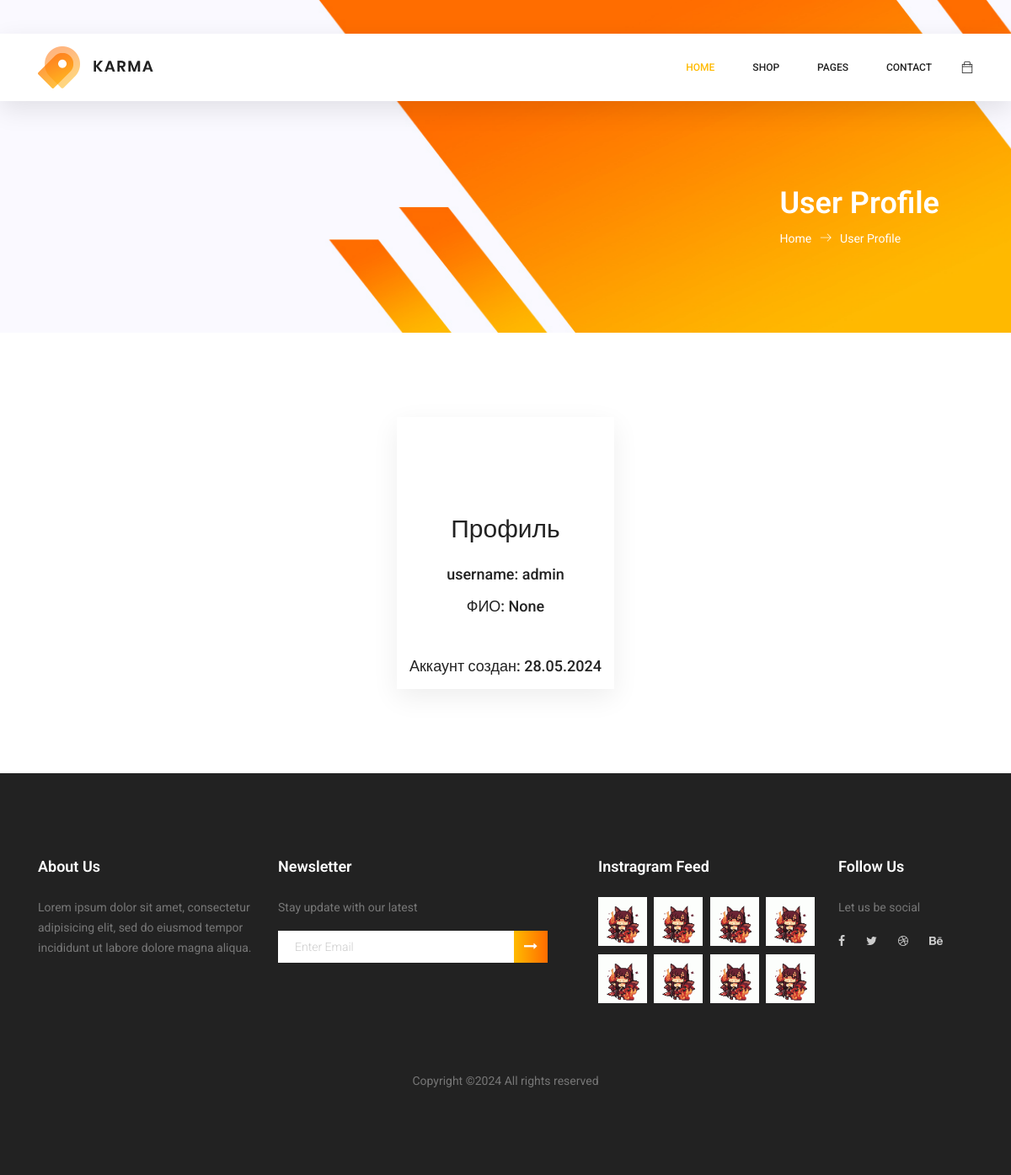
The app's page /profile/ (signed in), older data.
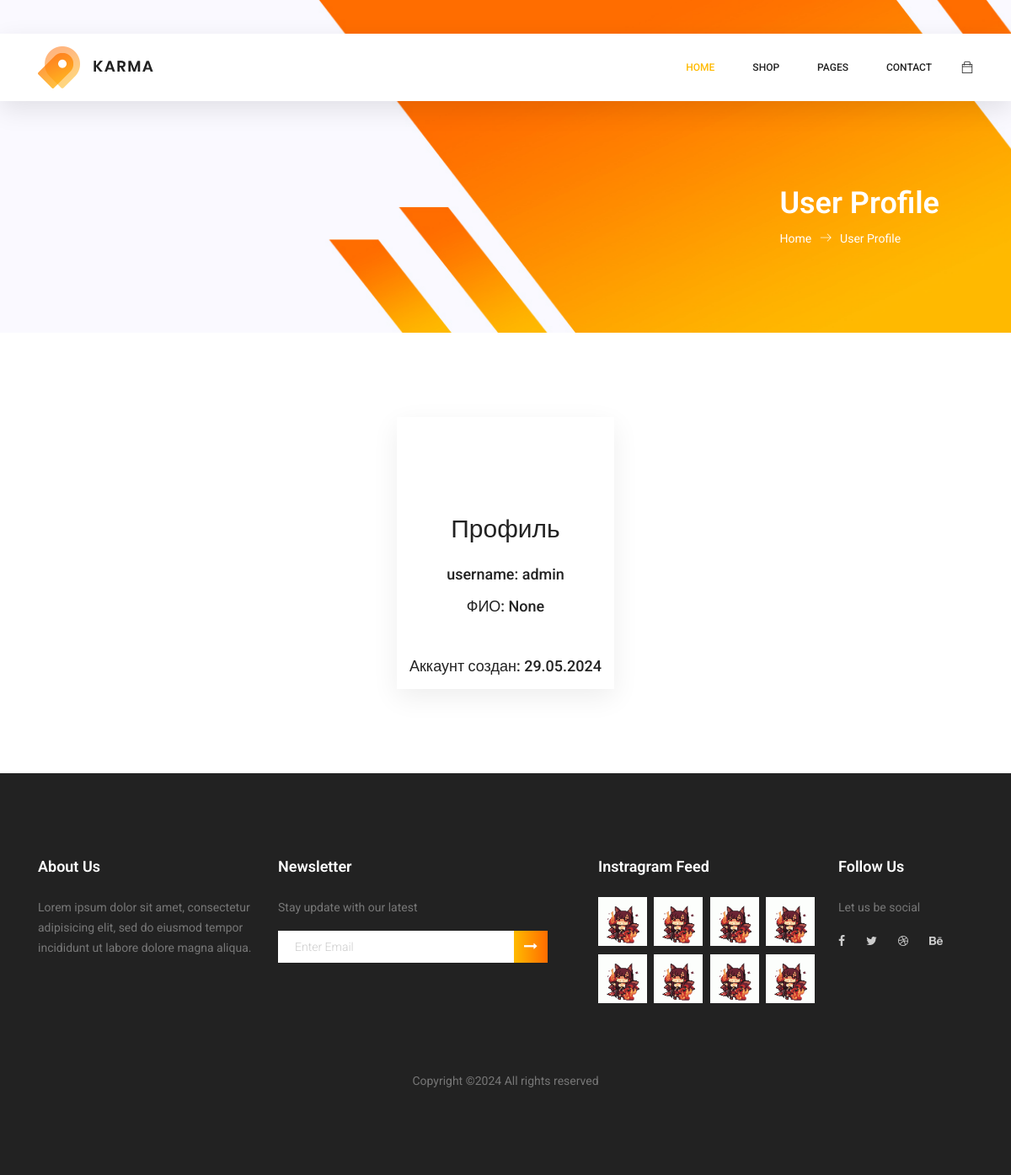
The same page, newer data.
### reguser/models.py (models this page shows, shortened)
class CustomUser(AbstractUser):
    username = models.CharField(max_length=35, unique=True)
    full_name = models.CharField(max_length=150, verbose_name='ФИО', blank=True, null=True)
    birthday = models.DateField(verbose_name='Дата рождения', blank=True, null=True)
    email = models.EmailField(verbose_name='email', blank=True)
    image = models.ImageField(verbose_name='фото', upload_to='profile/%Y/%m', blank=True)
    created_at = models.DateTimeField(auto_now_add=True)
    objects = CustomUserManager()
    class Meta:
        verbose_name_plural = 'Профили пользователей'

### reguser/views.py (the view)
# urls.py: path('', ProfileView.as_view(), name='profile'),
class ProfileView(LoginRequiredMixin, TemplateView):
    model = CustomUser
    template_name = 'profile.html'
    def get_context_data(self, **kwargs):
        context = super().get_context_data(**kwargs)
        context['customuser'] = self.request.user
        return context

### reguser/templates/profile.html (shortened to what this page needs)
{% extends "base.html" %}
{% load static %}
{% block content %}
	<section class="banner-area organic-breadcrumb">
		<div class="container">
			<div class="breadcrumb-banner d-flex flex-wrap align-items-center justify-content-end">
				<div class="col-first">
					<h1>User Profile</h1>
					<nav class="d-flex align-items-center">
						<a href="{% url 'home' %}">Home<span class="lnr lnr-arrow-right"></span></a>
						<a href="{% url 'profile' %}">User Profile</a>
					</nav>
				</div>
			</div>
		</div>
	</section>
	<section class="register_box_area section_gap">
		<div class="register_container">
			<div class="row">
				<div class="my-col-lg-6">
					<div class="register_form_inner">
						<h2>Профиль</h2>
						<div class="col-md-12 form-group">
						</div>
						<div class="col-md-12 form-group">
							<h4>username: {{ user.username }}</h4>
						</div>
						<div class="col-md-12 form-group">
							<h4>ФИО: {{ user.full_name }}</h4>
						</div>
						<div class="col-md-12 form-group">
						</div>
						<div class="col-md-12 form-group">
						</div>
						<div class="col-md-12 form-group">
							<h4>Аккаунт создан: {{ user.created_at|date:"d.m.Y" }}</h4>
						</div>
					</div>
				</div>
			</div>
		</div>
	</section>
{% endblock content %}

Row changes from the older to the newer data that the page shows:
changed CustomUser "admin": created_at "28.05.2024" → "29.05.2024"
